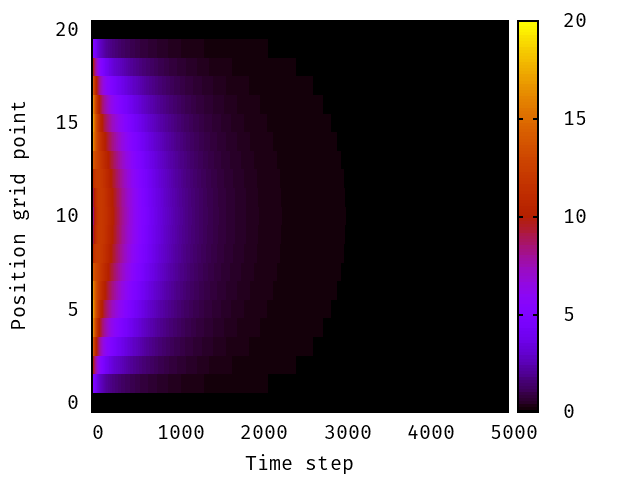

Recreate this plot in gnuplot.

set term png font "monospace, 15" linewidth 2
set pointsize 2
set grid

set view map

set xrange [-0.5:5000.5]
set xlabel "Time step"
set yrange [-0.5:20.5]
set ylabel "Position grid point"

plot 'q3_contour.txt' matrix with image
